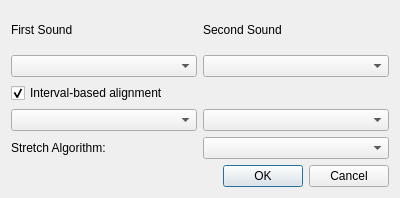
<?xml version="1.0" encoding="UTF-8"?>
<ui version="4.0">
 <class>ComparisonCreationDialog</class>
 <widget class="QDialog" name="ComparisonCreationDialog">
  <property name="geometry">
   <rect>
    <x>0</x>
    <y>0</y>
    <width>400</width>
    <height>198</height>
   </rect>
  </property>
  <property name="windowTitle">
   <string>Dialog</string>
  </property>
  <layout class="QVBoxLayout" name="verticalLayout">
   <item>
    <layout class="QGridLayout" name="gridLayout">
     <item row="3" column="0">
      <widget class="QCheckBox" name="intervalAlignmentBox">
       <property name="text">
        <string>Interval-based alignment</string>
       </property>
       <property name="checked">
        <bool>true</bool>
       </property>
      </widget>
     </item>
     <item row="0" column="0">
      <widget class="QLabel" name="label">
       <property name="sizePolicy">
        <sizepolicy hsizetype="Preferred" vsizetype="Minimum">
         <horstretch>0</horstretch>
         <verstretch>0</verstretch>
        </sizepolicy>
       </property>
       <property name="text">
        <string>First Sound</string>
       </property>
      </widget>
     </item>
     <item row="4" column="1">
      <widget class="QComboBox" name="secondaryIntervalCombo"/>
     </item>
     <item row="4" column="0">
      <widget class="QComboBox" name="primaryIntervalCombo"/>
     </item>
     <item row="2" column="0">
      <widget class="QComboBox" name="primarySoundCombo"/>
     </item>
     <item row="2" column="1">
      <widget class="QComboBox" name="secondarySoundCombo"/>
     </item>
     <item row="0" column="1">
      <widget class="QLabel" name="label_2">
       <property name="sizePolicy">
        <sizepolicy hsizetype="Preferred" vsizetype="Minimum">
         <horstretch>0</horstretch>
         <verstretch>0</verstretch>
        </sizepolicy>
       </property>
       <property name="text">
        <string>Second Sound</string>
       </property>
      </widget>
     </item>
     <item row="5" column="0">
      <widget class="QLabel" name="label_3">
       <property name="text">
        <string>Stretch Algorithm:</string>
       </property>
      </widget>
     </item>
     <item row="5" column="1">
      <widget class="QComboBox" name="stretchAlgorithmCombo"/>
     </item>
    </layout>
   </item>
   <item>
    <layout class="QGridLayout" name="curveComparisonLayout"/>
   </item>
   <item>
    <widget class="QDialogButtonBox" name="buttonBox">
     <property name="orientation">
      <enum>Qt::Horizontal</enum>
     </property>
     <property name="standardButtons">
      <set>QDialogButtonBox::Cancel|QDialogButtonBox::Ok</set>
     </property>
    </widget>
   </item>
  </layout>
 </widget>
 <resources/>
 <connections>
  <connection>
   <sender>buttonBox</sender>
   <signal>accepted()</signal>
   <receiver>ComparisonCreationDialog</receiver>
   <slot>accept()</slot>
   <hints>
    <hint type="sourcelabel">
     <x>248</x>
     <y>254</y>
    </hint>
    <hint type="destinationlabel">
     <x>157</x>
     <y>274</y>
    </hint>
   </hints>
  </connection>
  <connection>
   <sender>buttonBox</sender>
   <signal>rejected()</signal>
   <receiver>ComparisonCreationDialog</receiver>
   <slot>reject()</slot>
   <hints>
    <hint type="sourcelabel">
     <x>316</x>
     <y>260</y>
    </hint>
    <hint type="destinationlabel">
     <x>286</x>
     <y>274</y>
    </hint>
   </hints>
  </connection>
 </connections>
</ui>
